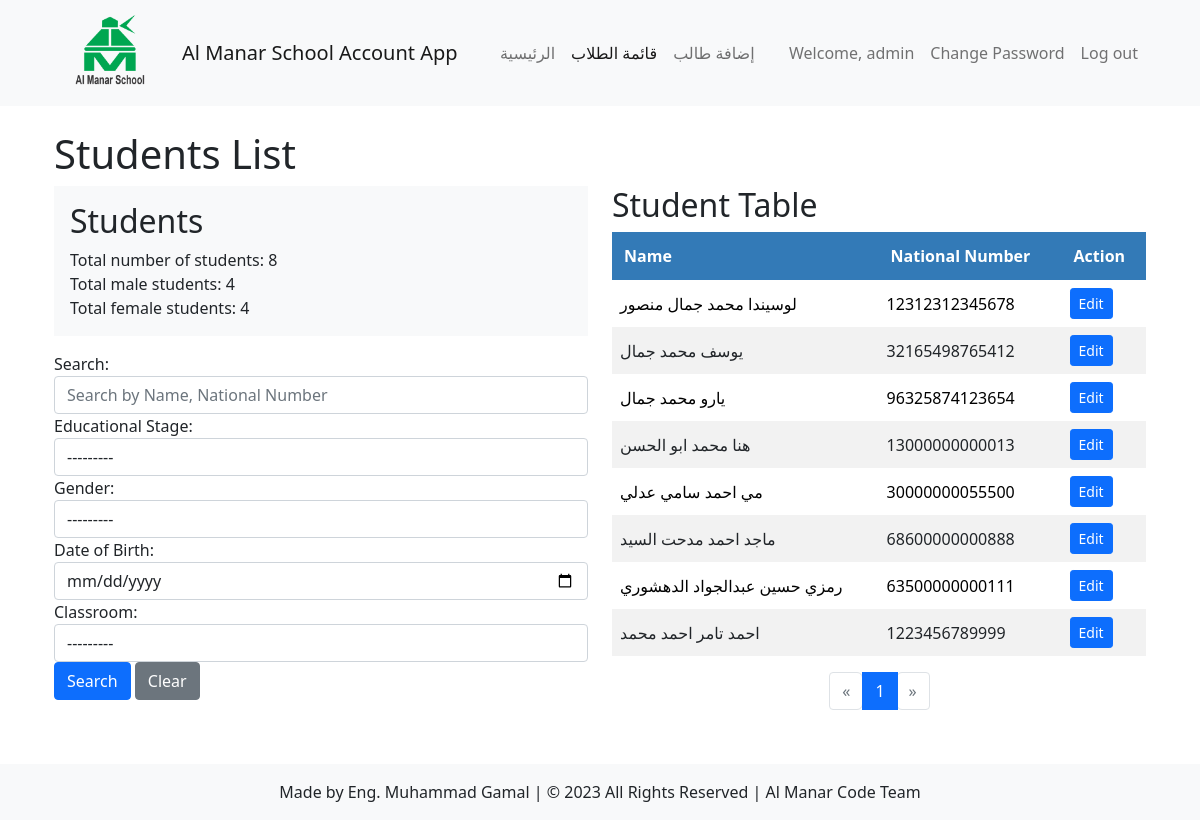
Page /students/students/ (signed in) on the earlier database version.
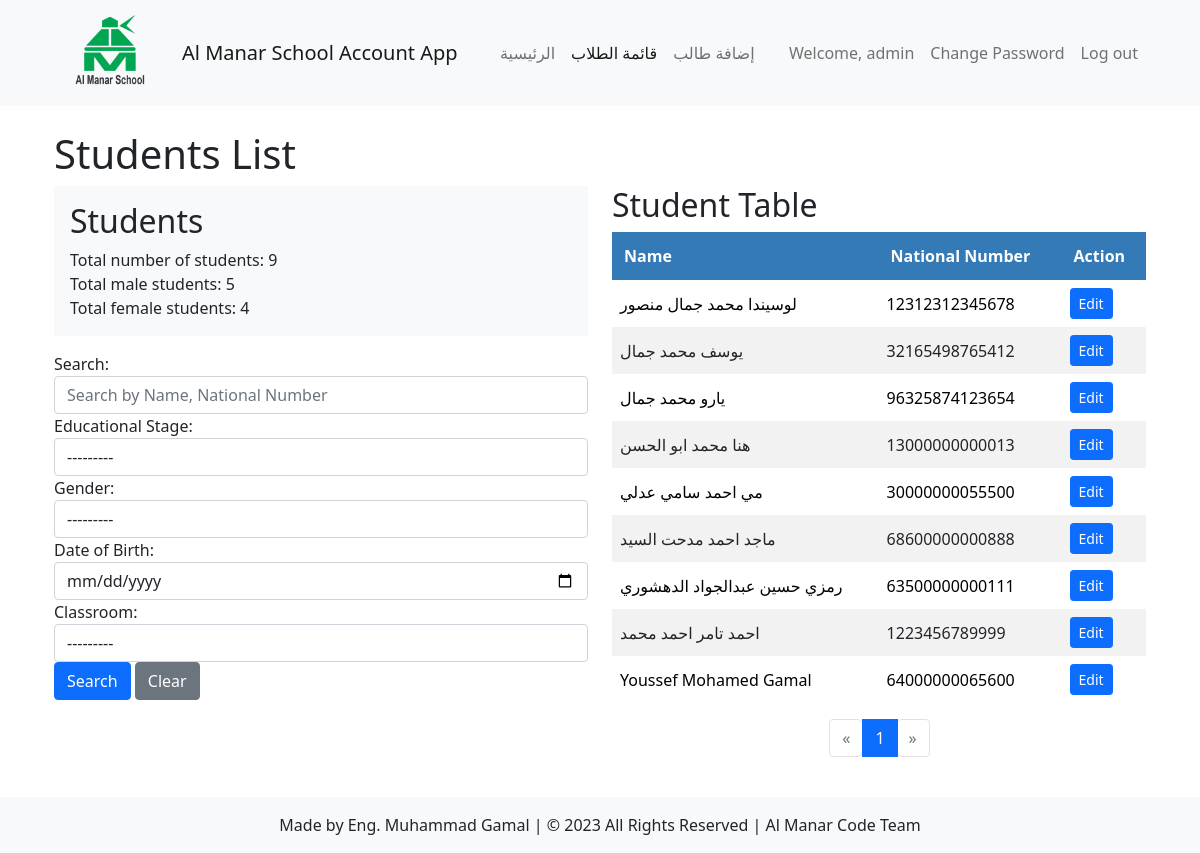
Same page on the later database version.
### students/models.py (models this page shows, shortened)
class Student(models.Model):
    GENDER_CHOICES = (
        ('', '---------'),
        ('M', 'Male'),
        ('F', 'Female'),
    )
    DISCOUNT_CHOICES = (
        ('NONE', 'No Discount'),
        ('CHAIRMAN', 'Chairman of the Board Discount'),
        ('VICE_CHAIRMAN', 'Vice Chairman of the Board Discount'),
        ('EMPLOYEE_CHILD', 'Employee Child Discount'),
        ('ARMED_FORCES', 'Armed Forces Discount'),
    )
    name = models.CharField(max_length=50)
    national_number = models.IntegerField(unique=True)
    age = models.IntegerField()
    gender = models.CharField(max_length=1, choices=GENDER_CHOICES)
    date_of_birth = models.DateField()
    academic_year = models.ForeignKey(AcademicYear, on_delete=models.CASCADE, default=timezone.now, null=True, blank=True)
    classroom = models.ManyToManyField(Classroom)
    total_payments = models.DecimalField(max_digits=8, decimal_places=2, default=0, null=True, blank=True)
    total_owed = models.DecimalField(max_digits=8, decimal_places=2, default=0, null=True, blank=True)
    phone_number = models.CharField(max_length=20, default='')
    discount = models.CharField(max_length=20, choices=DISCOUNT_CHOICES, default='NONE')

### students/views.py (the view)
# urls.py: path('students/', views.student_list, name='student_list'),
@never_cache
@login_required
def student_list(request):
    students = Student.objects.all()
    search_form = StudentSearchForm(request.GET)
    if search_form.is_valid():
        search_query = search_form.cleaned_data.get('search_query')
        educational_stage = search_form.cleaned_data.get('educational_stage')
        gender = search_form.cleaned_data.get('gender')
        date_of_birth = search_form.cleaned_data.get('date_of_birth')
        classroom = search_form.cleaned_data.get('classroom')
        if search_query:
            students = students.filter(
                Q(name__icontains=search_query) | Q(national_number__icontains=search_query)
            )
        if educational_stage:
            students = students.filter(classroom__educational_stage=educational_stage)
        if gender:
            students = students.filter(gender=gender)
        if date_of_birth:
            students = students.filter(date_of_birth=date_of_birth)
        if classroom:
            students = students.filter(classroom=classroom)
    paginator = Paginator(students, 10)  # Show 10 students per page
    page_number = request.GET.get('page')
    page_obj = paginator.get_page(page_number)
    total_male_students = students.filter(gender='M').count()
    total_female_students = students.filter(gender='F').count()
    context = {
        'total_male_students': total_male_students,
        'total_female_students': total_female_students,
        'students': students,
        'page_obj': page_obj,
        'search_form': search_form,
    }
    return render(request, 'students/student_list.html', context)

### students/forms.py
class StudentSearchForm(forms.Form):
    search_query = forms.CharField(
        label='Search',
        required=False,
        max_length=100,
        widget=forms.TextInput(attrs={
            'placeholder': 'Search by Name, National Number',
            'class': 'form-control',
        })
    )
    educational_stage = forms.ModelChoiceField(
        queryset=EducationalStage.objects.all(),
        label='Educational Stage',
        required=False,
        widget=forms.Select(attrs={
            'class': 'form-control',
        })
    )
    gender = forms.ChoiceField(
        choices=Student.GENDER_CHOICES,
        label='Gender',
        required=False,
        widget=forms.Select(attrs={
            'class': 'form-control',
        })
    )
    date_of_birth = forms.DateField(
        label='Date of Birth',
        required=False,
        widget=forms.DateInput(attrs={
            'type': 'date',
            'class': 'form-control',
        })
    )
    classroom = forms.ModelChoiceField(
        queryset=Classroom.objects.all(),
        label='Classroom',
        required=False,
        widget=forms.Select(attrs={
            'class': 'form-control',
        })
    )

### students/templates/students/student_list.html (shortened to what the changed rows need)
{% extends 'students/base/student_affairs_navbar.html' %}
{% block content %}
    <h1>Students List</h1>
    <div class="row">
        <div class="col-md-6">
            <div class="bg-light p-3 mb-3">
                <h2>Students</h2>
                <p class="mb-0">Total number of students: {{ students|length }}</p>
                <p class="mb-0">Total male students: {{ total_male_students }}</p>
                <p class="mb-0">Total female students: {{ total_female_students }}</p>
            </div>
            <br >
        </div>
        <div class="col-md-6">
            <h2>Student Table</h2>
            <div class="table-responsive">
                <table>
                    <thead>
                      <tr>
                        <th>Name</th>
                        <th>National Number</th>
                        <th>Action</th>
                      </tr>
                    </thead>
                    <tbody>
                      {% for student in page_obj %}
                        <tr class="{% cycle 'table-secondary' 'table-white' %}">
                        <td>{{ student.name }}</td>
                        <td>{{ student.national_number }}</td>
                        <td>
                            <a href="{% url 'students:edit_student' pk=student.pk %}" class="btn btn-sm btn-primary">Edit</a>
                        </td>
                        </tr>
                      {% endfor %}
                    </tbody>
                  </table>
                <div class="d-flex justify-content-center">
                    <nav aria-label="Page navigation example">
                        <ul class="pagination">
                            {% for num in page_obj.paginator.page_range %}
                                {% if page_obj.number == num %}
                                    <li class="page-item active"><span class="page-link">{{ num }}</span></li>
                                {% elif num > page_obj.number|add:'-3' and num < page_obj.number|add:'3' %}
                                    <li class="page-item"><a class="page-link" href="?page={{ num }}">{{ num }}</a></li>
                                {% endif %}
                            {% endfor %}
                        </ul>
                    </nav>
                </div>
            </div>
        </div>
    </div>
{% endblock %}

Differences in the rows shown:
added Student: name "Youssef Mohamed Gamal", national_number "64000000065600"
Other differences:
{{ students|length }}: "8" → "9"
{{ total_male_students }}: "4" → "5"
